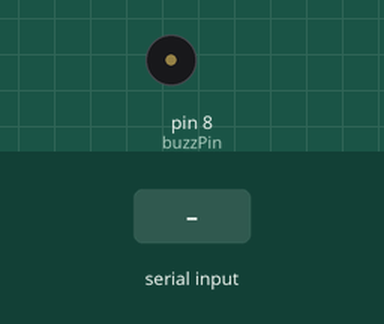
Simulated run of this sketch. Board: Arduino Uno, built with avr-gcc and run on an emulated ATmega328P. Shown: buzzer (waves = sounding, pin HIGH). The test bench sets the inputs (shaded band).

Above: at 1.2 s.
1.3 s: "90,45\n" received over Serial
At 2.6 s:
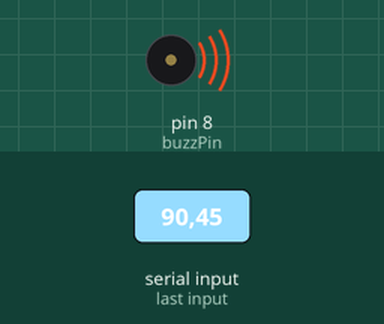
4.3 s: "30,150\n" received over Serial
At 9.9 s:
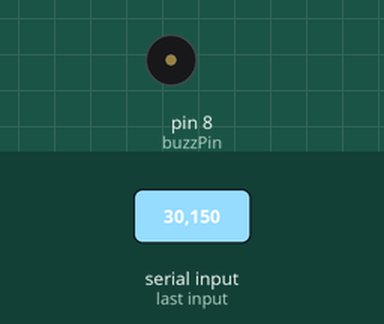
Timing chart, 0 to 11.4 s (numbered marks = the images above; inputs shaded):
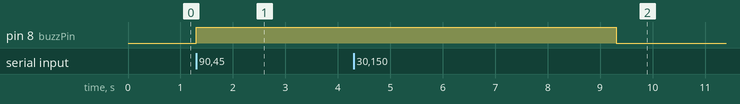

The sketch:

buzzer.ino
```cpp
int buzzPin = 8;
int N;
void setup() {
   pinMode(buzzPin, OUTPUT);
   Serial.begin(9600);
}

void loop() {
  while(Serial.available()==0){}
  N= Serial.parseInt();
  if (N>10){
    digitalWrite(buzzPin, HIGH);
    delay(2000);
    digitalWrite(buzzPin, LOW);
  }
}
```

Measured:
- after the input at 1.3 s, pin 8 (buzzPin): LOW → HIGH at once
- after the input at 4.3 s, pin 8 (buzzPin): HIGH → LOW after 5.0 s instead of 1.0 s
